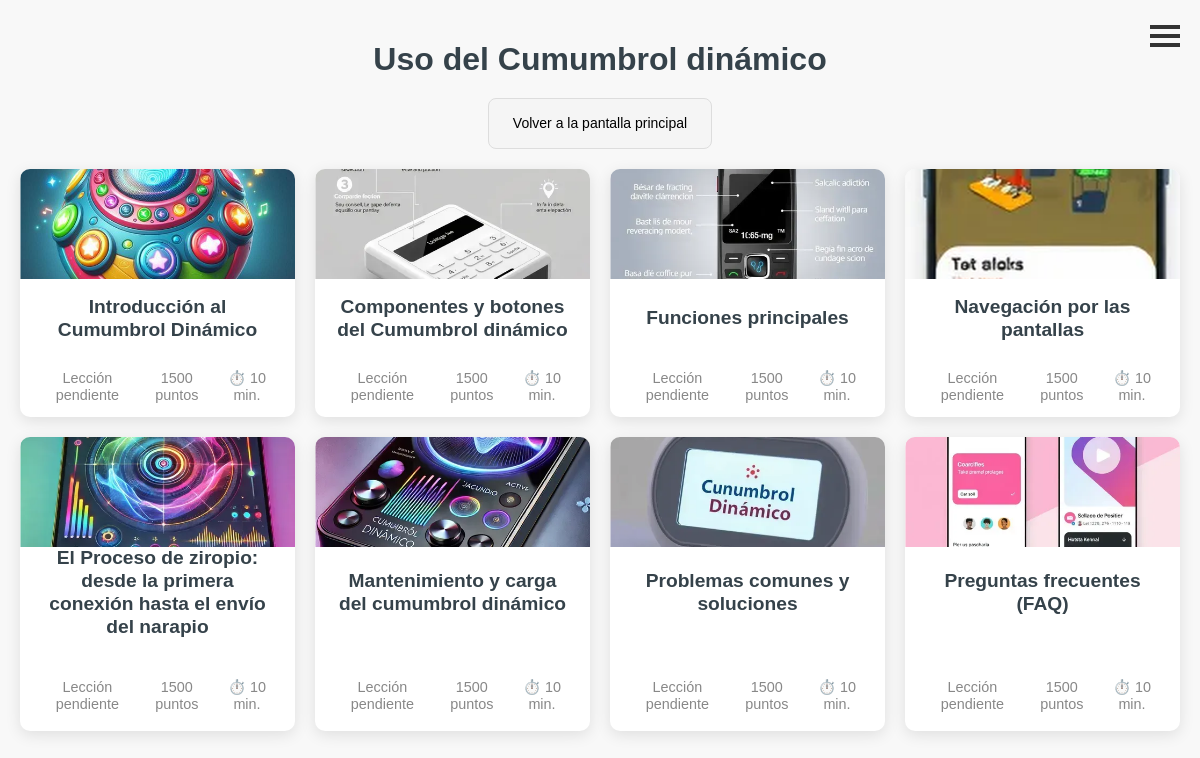
Page /curso/7/ (signed in) on the committed database.
### cursos/models.py (models this page shows, shortened)
class Curso(models.Model):
    titulo = models.CharField(max_length=100)
    explicacion = models.CharField(max_length=400)
    miniexplicacion = models.TextField()
    duracion = models.PositiveIntegerField()  # Duración en minutos
    fecha_creacion = models.DateField(default=timezone.now)
    puntos = models.SmallIntegerField()
    miniatura = models.ImageField(upload_to='images/miniaturas/')

class Leccion(models.Model):
    titulo = models.CharField(max_length=100)
    explicacion = models.CharField(max_length=400)
    autor = models.ForeignKey('Autor', on_delete=models.CASCADE)
    fecha_creacion = models.DateField(default=timezone.now)
    contenido = models.TextField()
    puntos = models.SmallIntegerField()
    curso = models.ForeignKey('Curso', on_delete=models.CASCADE)
    miniatura = models.ImageField(upload_to='images/miniaturas/')

### cursos/views.py (the view)
def detalle_curso(request, pk):
    curso = get_object_or_404(Curso, pk=pk)
    lecciones = Leccion.objects.filter(curso_id=pk)
    lecciones_completadas = {}
    for leccion in lecciones:
        leccion_completada = UsuarioLeccion.objects.filter(usuario=request.user, leccion=leccion, completada=True).exists()
        lecciones_completadas[leccion.id] = leccion_completada
    return render(request, 'cursos/detalle_curso.html', {'curso': curso, 'lecciones':lecciones, 'lecciones_completadas': lecciones_completadas})

### cursos/templatetags/custom_filters.py (called while the page is built)
@register.filter
def get_item(dictionary, key):
    return dictionary.get(key)

### cursos/templates/cursos/detalle_curso.html (shortened to what this page needs)
{% extends 'cursos/base.html' %}
{% load custom_filters %}
{% load static %}
{% block content %}
<section class="course-categories">
    <h2>{{ curso.titulo }}</h2>
    <div class="back-to-menu">
        <a href="/">Volver a la pantalla principal</a>
      </div>
    <div class="categories-grid">
      {% for leccion in lecciones %}
      <div class="category-item">
        <div class="category-image">
            <img src="{{ leccion.miniatura.url }}" alt="imagen" />
        </div>
        <div class="category-content">
            <h3><a href="{% url 'detalle_leccion' pk=leccion.pk %}" title='{{leccion.titulo}}'>{{leccion.titulo}}</a></h3>
            <div class="category-meta">
                <span>
                {% if lecciones_completadas|default_if_none:""|get_item:leccion.id %}
                    <div class="lesson-subtext">Leccion completada</div>
                {% else %}
                    <div class="lesson-subtext">Lección pendiente</div>
                {% endif %}
                </span>
                <span>1500 puntos</span>
                <span>⏱️ 10 min.</span>
            </div>
        </div>
    </div>
    {% endfor %}
            </div>
        </section>
{% endblock %}

### cursos/static/css/curso.css (style rules this page uses)
body, h1, h2, p, ul { margin: 0; padding: 0; list-style: none; }
body { font-family: Arial, sans-serif; line-height: 1.2; background-color: #f4f4f4; color: #333; }
.course-categories { padding: 40px 20px; background-color: #f8f8f8; text-align: center; }
.course-categories h2 { margin-bottom: 20px; font-size: 2rem; color: #35424a; }
.categories-grid { display: grid; gap: 20px; grid-template-columns: repeat(auto-fit, minmax(250px, 1fr)); margin-top: 5px; }
.category-item { background-color: #fff; border-radius: 10px; box-shadow: 0px 4px 15px rgba(0, 0, 0, 0.1); overflow: hidden; transition: transform 0.3s ease, box-shadow 0.3s ease; display: flex; flex-direction: column; justify-content: space-between; }
.category-item a { color: #35424a; text-decoration: none; font-weight: bold; border-bottom: 2px solid transparent; transition: color 0.3s ease, border-bottom-color 0.3s ease; }
.category-content { padding: 20px; display: flex; flex-direction: column; height: 100%; }
.category-content h3 { font-size: clamp(1.2rem, 1.3vw, 1.2rem); color: #35424a; margin-bottom: 10px; margin-top: 5px; flex: 0 1 30%; display: flex; align-items: center; justify-content: center; text-align: center; max-height: 30%; }
.category-meta { display: flex; gap: 10px; font-size: 0.9rem; color: #888; flex: 0 1 20%; align-items: center; justify-content: center; text-align: center; margin-top: auto; max-height: 20%; }
.category-meta span { display: flex; align-items: center; gap: 5px; }
.category-image { width: 100%; padding-top: 40%; position: relative; overflow: hidden; background-color: #f8f8f8; }
.category-image img { position: absolute; top: 50%; left: 50%; width: 100%; height: 100%; object-fit: cover; transform: translate(-50%, -50%); }
.back-to-menu { display: block; margin-bottom: 20px; padding: 8px 12px; text-align: center; background-color: #f5f5f5; color: #333; font-size: 14px; font-weight: normal; text-decoration: none; border-radius: 8px; border: 1px solid #ddd; transition: background-color 0.3s ease, color 0.3s ease; cursor: pointer; width: fit-content; margin-left: auto; margin-right: auto; }
.back-to-menu a { display: block; padding: inherit; color: inherit; text-decoration: none; }
.back-to-menu a { text-decoration: none; color: #000; }

### rows in the picture
Curso: titulo "Uso del Cumumbrol dinámico"
Leccion: miniatura (picture), titulo "Introducción al Cumumbrol Dinámico", shows "Lección pendiente"
Leccion: miniatura (picture), titulo "Componentes y botones del Cumumbrol dinámico", shows "Lección pendiente"
Leccion: miniatura (picture), titulo "Funciones principales", shows "Lección pendiente"
Leccion: miniatura (picture), titulo "Navegación por las pantallas", shows "Lección pendiente"
Leccion: miniatura (picture), titulo "El Proceso de ziropio: desde la primera conexión hasta el envío del narapio", shows "Lección pendiente"
Leccion: miniatura (picture), titulo "Mantenimiento y carga del cumumbrol dinámico", shows "Lección pendiente"
Leccion: miniatura (picture), titulo "Problemas comunes y soluciones", shows "Lección pendiente"
Leccion: miniatura (picture), titulo "Preguntas frecuentes (FAQ)", shows "Lección pendiente"
